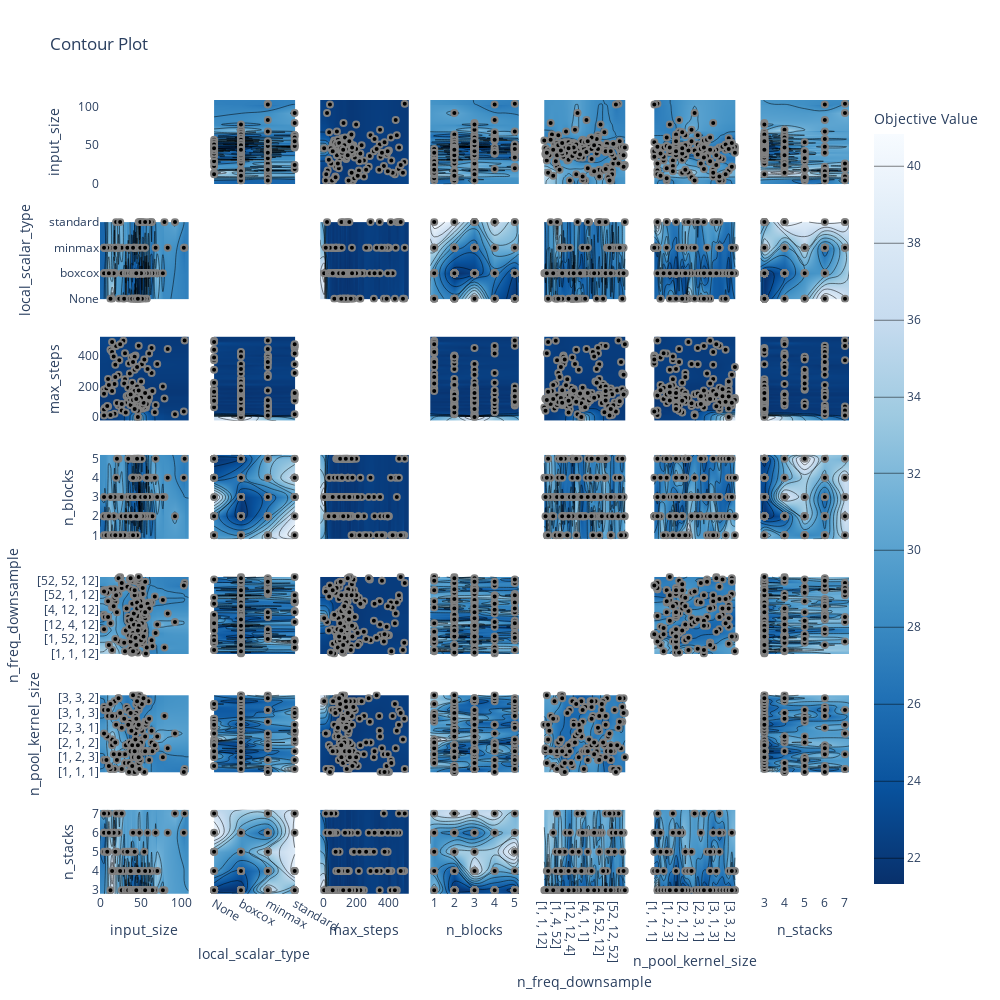

Notebook code for this chart:
### Markdown cell above
#### Plot

### Code cell
# NBEATS_W.sort_values(by=['mape','smape'])
print(f"Best trial: {study_nhits.best_trial.params}")
fig = optuna.visualization.plot_contour(study_nhits)
fig.update_layout({'height':1000, 'width':1000, 'plot_bgcolor':'white'})
fig.show()
